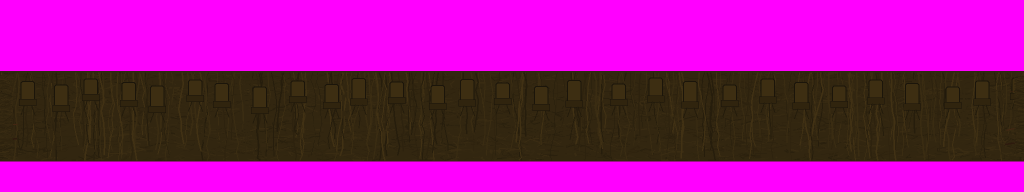
#> input picture scripts/fixtures/band_p4_audience_aq13c4.png, 2048 x 384 px (shown at 1/2 size)
$ python make_ref.py ../../../scripts/fixtures/band_p4_audience_aq13c4.png ../../../scripts/fixtures/band_p4_audience_aq13c4.png
#> lines starting #> are read from the running program, lines starting #| are printed output that depends on the picture
import sys, json, os
from PIL import Image
ART=os.path.join(os.path.dirname(os.path.abspath(__file__)), "../../../apps/web/public/art/g1/paint/ch01/")
src, out = sys.argv[1], sys.argv[2]   # src: stem or path
im = Image.open(src if src.endswith(".png") else ART+src+".png").convert("RGBA")
K=2.5; CW,CH=1024,1536
big = im.resize((round(im.width*K), round(im.height*K)), Image.LANCZOS)
ox=(CW-big.width)//2; oy=CH-big.height-160
#> after `ox = (CW - big.width) // 2`: ox = -2048
#> after `oy = CH - big.height - 160`: oy = 416
canvas=Image.new("RGBA",(CW,CH),(255,0,255,255)); canvas.alpha_composite(big,(ox,oy))
#> after `canvas = Image.new('RGBA', (CW, CH), (255, 0, 255, 255))`:
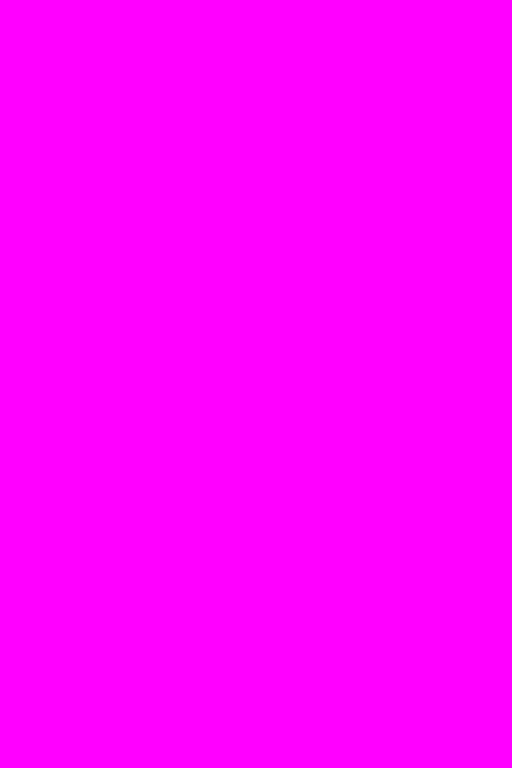
#> canvas: PIL image 1024x1536 RGBA (shown at 1/2 size); mean R, G, B, A 255, 0, 255, 255
#> after `canvas.alpha_composite(big, (ox, oy))`:
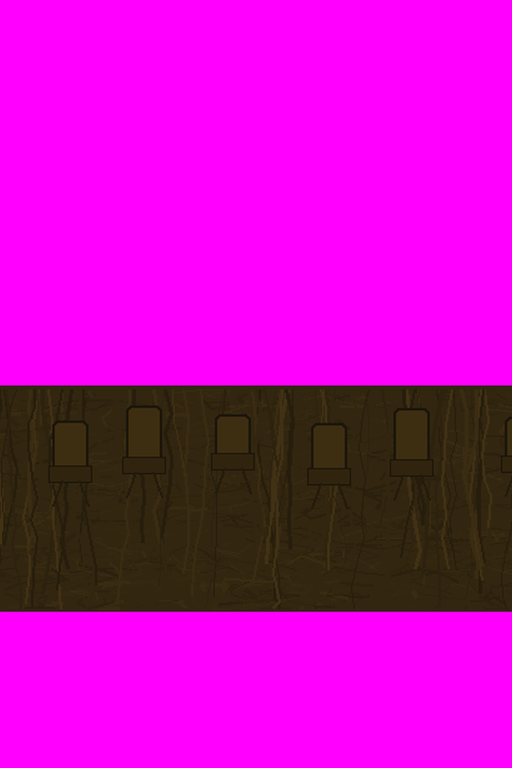
#> canvas: PIL image 1024x1536 RGBA (shown at 1/2 size); mean R, G, B, A 194.5, 11.1, 184.5, 255
canvas.convert("RGB").save(out)
json.dump({"src":src,"K":K,"ox":ox,"oy":oy,"w":im.width,"h":im.height},open(out.replace(".png",".json"),"w"))
print(out, big.size, ox, oy)
#| ../../../scripts/fixtures/band_p4_audience_aq13c4.png (5120, 960) -2048 416
